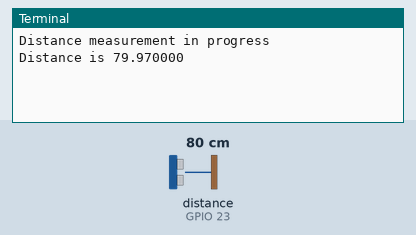
Recording of a program running on a simulated Raspberry Pi (BCM pin numbers). Shown: the last lines printed to the terminal. The inputs (shaded band) are chosen by the test bench; at power-on: distance to the obstacle (sensor on GPIO 23) 80 cm. The echo pulse lasts 58.3 µs per cm; the clock reads 2024-03-15 10:24:30 at power-on unless the program sets it.

Above: at 1.2 s.
1.3 s: distance to the obstacle (sensor on GPIO 23) set to 2 cm
At 2.6 s:
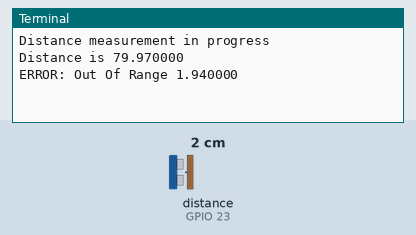
3.5 s: distance to the obstacle (sensor on GPIO 23) set to 4 cm
At 4.8 s:
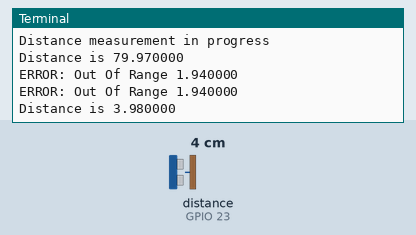

Measured:
- after the input at 1.3 s, the terminal: prints a new line after 0.71 s (image 1)
- after the input at 3.5 s, the terminal: prints a new line after 0.51 s (image 2)

The program:

ultra_sonic.py
```python
# COde obtained from https://electrosome.com/hc-sr04-ultrasonic-sensor-raspberry-pi/

import RPi.GPIO as GPIO                    #Import GPIO library
import time                                #Import time library

class DistanceMeasurer:

    def __init__(self, trig_pin, echo_pin, settle_time=1, range_min=2, range_max=500, mode=GPIO.BCM):
        self.trig_pin = trig_pin
        self.echo_pin = echo_pin
        self.settle_time = settle_time
        self.range_min = range_min
        self.range_max = range_max

        GPIO.setmode(mode)                          #Set GPIO pin numbering
        GPIO.setup(trig_pin, GPIO.OUT)                  #Set pin as GPIO out
        GPIO.setup(echo_pin, GPIO.IN)                   #Set pin as GPIO in

    # This may not be a good idea as the object could go out of scope while the rest of the calling program
    # is still using GPIO port. Better handled by the calling program
    def __del__(self):
        GPIO.cleanup()

    def get_dist(self):
        GPIO.output(self.trig_pin, False)               #Set trig_pin as LOW
        #print "Waiting For Sensor To Settle"
        time.sleep(self.settle_time)                    #Delay of 2 seconds

        GPIO.output(self.trig_pin, True)                #Set trig_pin as HIGH
        time.sleep(0.00001)                             #Delay of 0.00001 seconds
        GPIO.output(self.trig_pin, False)               #Set trig_pin as LOW

        trig_time = time.time()
        while GPIO.input(self.echo_pin)==0:             #Check whether the echo_pin is LOW
            pulse_start = time.time()                   #Saves the last known time of LOW pulse
            if pulse_start - trig_time > 5:             # TImeout in 5 seconds
                raise RuntimeError ("Timeout waiting for echo signal.")

        while GPIO.input(self.echo_pin)==1:             #Check whether the echo_pin is HIGH
            pulse_end = time.time()                     #Saves the last known time of HIGH pulse

        pulse_duration = pulse_end - pulse_start        #Get pulse duration to a variable

        distance = pulse_duration * 17150               #Multiply pulse duration by 17150 to get distance
        distance = round(distance, 2)                   #Round to two decimal points

        if distance > self.range_min and distance < self.range_max:      #Check whether the distance is within range
            #print "Distance:",distance - 0.5,"cm"  #Print distance with 0.5 cm calibration
            return distance
        else:
            raise RuntimeError ("Out Of Range %f" % distance)                   #display out of range

##############################################################################################################

if __name__ == "__main__":
    GPIO.setmode(GPIO.BCM)
    trig_pin = 18                                       #Associate pin 18 to trig_pin
    echo_pin = 23                                       #Associate pin 23 to echo_pin
    dm = DistanceMeasurer(trig_pin, echo_pin)
    print "Distance measurement in progress"
    while True:
        try:
            dist = dm.get_dist()
            print 'Distance is %f' % dist
        except RuntimeError, e:
            print 'ERROR: %s' % e

    GPIO.cleanup()
```
